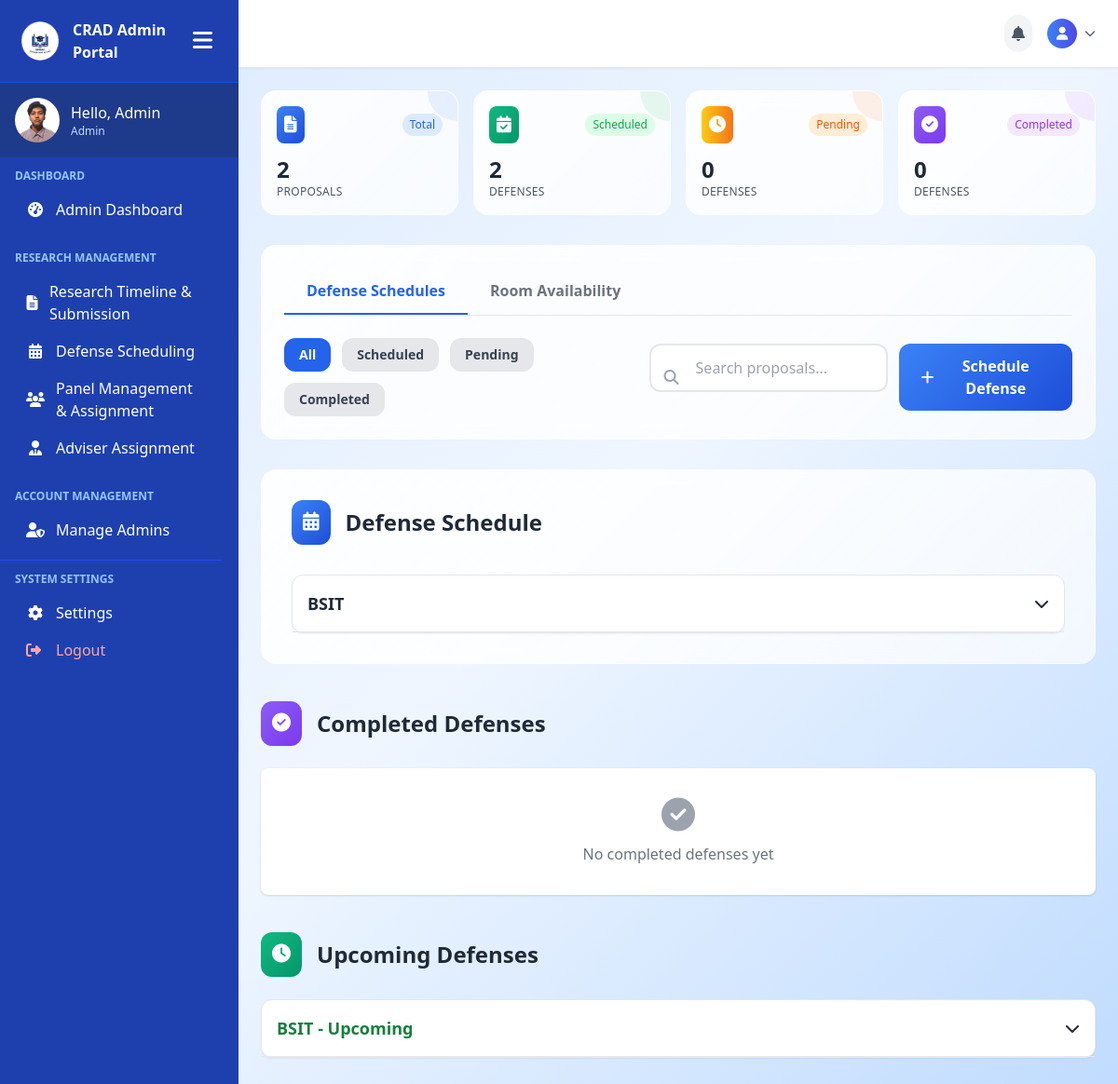
Screenshot of /admin-pages/admin-defense.php (signed in) with the database file from the repository.
### tables this page shows
CREATE TABLE `user_tbl` (
  `user_id` int(11) NOT NULL,
  `email` varchar(150) NOT NULL,
  `password` varchar(255) NOT NULL,
  `role` enum('Admin','Faculty','Student') NOT NULL DEFAULT 'Student',
  `created_at` timestamp NOT NULL DEFAULT current_timestamp()
);

CREATE TABLE `defense_schedules` (
  `id` int(11) NOT NULL,
  `group_id` int(11) DEFAULT NULL,
  `defense_date` date DEFAULT NULL,
  `start_time` time DEFAULT NULL,
  `end_time` time DEFAULT NULL,
  `room_id` int(11) DEFAULT NULL,
  `status` enum('scheduled','completed','cancelled','failed','passed') DEFAULT 'scheduled',
  `created_at` timestamp NOT NULL DEFAULT current_timestamp(),
  `defense_type` enum('pre_oral','final') DEFAULT 'pre_oral',
  `defense_result` enum('pending','passed','failed','redefense') DEFAULT 'pending',
  `parent_defense_id` int(11) DEFAULT NULL,
  `redefense_reason` text DEFAULT NULL,
  `is_redefense` tinyint(1) DEFAULT 0,
  `completed_at` timestamp NULL DEFAULT NULL
);

CREATE TABLE `groups` (
  `id` int(11) NOT NULL,
  `name` varchar(255) NOT NULL,
  `program` varchar(50) NOT NULL,
  `cluster_id` int(11) DEFAULT NULL,
  `join_code` varchar(10) DEFAULT NULL,
  `created_at` timestamp NOT NULL DEFAULT current_timestamp()
);

### admin-pages/admin-defense.php (the view, shortened to what the rows shown need)
<?php
include('../includes/connection.php');
$defense_query = "SELECT ds.*, g.name as group_name, g.program, c.cluster, r.room_name, r.building, p.title as proposal_title,
                 GROUP_CONCAT(CONCAT(pm.first_name, ' ', pm.last_name) SEPARATOR ', ') as panel_names
                 FROM defense_schedules ds
                 LEFT JOIN groups g ON ds.group_id = g.id
                 LEFT JOIN clusters c ON g.cluster_id = c.id
                 LEFT JOIN rooms r ON ds.room_id = r.id
                 LEFT JOIN proposals p ON g.id = p.group_id
                 LEFT JOIN defense_panel dp ON ds.id = dp.defense_id
                 LEFT JOIN panel_members pm ON dp.faculty_id = pm.id
                 GROUP BY ds.id
                 ORDER BY g.program, c.cluster, ds.defense_date, ds.start_time";
$defense_result = mysqli_query($conn, $defense_query);
$defense_by_program = [];
while ($schedule = mysqli_fetch_assoc($defense_result)) {
    $panel_query = "SELECT u.user_id, u.email, pm.id as panel_member_id
                   FROM defense_panel dp
                   JOIN user_tbl u ON dp.faculty_id = u.user_id
                   LEFT JOIN panel_members pm ON u.user_id = pm.id
                   WHERE dp.defense_id = '{$schedule['id']}'";
    $panel_result = mysqli_query($conn, $panel_query);
    $panel_members = [];
    while ($panel = mysqli_fetch_assoc($panel_result)) {
        $panel_members[] = $panel;
    }
    $schedule['panel_members'] = $panel_members;
    $program = $schedule['program'] ?: 'Unknown';
    $cluster = $schedule['cluster'] ?: 'No Cluster';
    $defense_by_program[$program][$cluster][] = $schedule;
}
$upcoming_query = "SELECT ds.*, g.name as group_name, g.program, c.cluster, p.title as proposal_title, r.room_name, r.building,
                 GROUP_CONCAT(CONCAT(pm.first_name, ' ', pm.last_name) SEPARATOR ', ') as panel_names
                FROM defense_schedules ds
                JOIN groups g ON ds.group_id = g.id
                LEFT JOIN clusters c ON g.cluster_id = c.id
                JOIN proposals p ON g.id = p.group_id
                LEFT JOIN rooms r ON ds.room_id = r.id
                LEFT JOIN defense_panel dp ON ds.id = dp.defense_id
                LEFT JOIN panel_members pm ON dp.faculty_id = pm.id
                WHERE CONCAT(ds.defense_date, ' ', ds.end_time) > NOW() AND ds.status = 'scheduled'
                GROUP BY ds.id
                ORDER BY g.program, c.cluster, ds.defense_date, ds.start_time";
$upcoming_result = mysqli_query($conn, $upcoming_query);
$upcoming_by_program = [];
while ($upcoming = mysqli_fetch_assoc($upcoming_result)) {
    $program = $upcoming['program'] ?: 'Unknown';
    $cluster = $upcoming['cluster'] ?: 'No Cluster';
    $upcoming_by_program[$program][$cluster][] = $upcoming;
}
?>
<!DOCTYPE html>
<html lang="en">
<head>
    <script src="https://cdn.tailwindcss.com"></script>
    <link rel="stylesheet" href="https://cdnjs.cloudflare.com/ajax/libs/font-awesome/6.0.0/css/all.min.css">
</head>
<body class="bg-gradient-to-br from-blue-100 via-blue-50 to-blue-200 text-gray-800 font-sans">
    <div class="min-h-screen flex">
        <?php include('../includes/admin-sidebar.php'); ?>
        <main class="flex-1 p-6 main-content">
            <div id="scheduleCards" class="stats-card rounded-2xl p-8 animate-scale-in">
                <div class="flex items-center mb-8">
                    <h2 class="text-2xl font-bold text-gray-800">Defense Schedule</h2>
                </div>
                <div class="space-y-6">
                    <?php foreach ($defense_by_program as $program => $clusters): ?>
                    <div class="bg-white rounded-xl shadow-sm border border-gray-200">
                        <div class="p-4 border-b border-gray-200 cursor-pointer" onclick="toggleProgram('<?php echo $program; ?>')">
                            <div class="flex items-center justify-between">
                                <h3 class="text-lg font-semibold text-gray-800"><?php echo $program; ?></h3>
                                <i class="fas fa-chevron-down transition-transform" id="icon-<?php echo $program; ?>"></i>
                            </div>
                        </div>
                    </div>
                    <?php endforeach; ?>
                </div>
            </div>
            <div class="flex items-center mt-10 mb-6">
                <h2 class="text-2xl font-bold text-gray-800">Completed Defenses</h2>
            </div>
            <div class="flex items-center mt-10 mb-6">
                <h2 class="text-2xl font-bold text-gray-800">Upcoming Defenses</h2>
            </div>
            <div class="space-y-6 mb-8 animate-fade-in">
                <?php foreach ($upcoming_by_program as $program => $clusters): ?>
                <div class="bg-white rounded-xl shadow-sm border border-gray-200">
                    <div class="p-4 border-b border-gray-200 cursor-pointer" onclick="toggleUpcomingProgram('<?php echo $program; ?>')">
                        <div class="flex items-center justify-between">
                            <h3 class="text-lg font-semibold text-green-700"><?php echo $program; ?> - Upcoming</h3>
                            <i class="fas fa-chevron-down transition-transform" id="upcoming-icon-<?php echo $program; ?>"></i>
                        </div>
                    </div>
                </div>
                <?php endforeach; ?>
            </div>
        </main>
    </div>
</body>
</html>

### includes/admin-sidebar.php (shortened to what the rows shown need)
<?php
include("../includes/connection.php");
$user_id = $_SESSION['user_id'];
$sql = "SELECT role FROM user_tbl WHERE user_id = ?";
$stmt = $conn->prepare($sql);
$stmt->bind_param("i", $user_id);
$stmt->execute();
$result = $stmt->get_result();
$user = $result->fetch_assoc();
$role = $user['role'];
$greeting = "Hello, " . match($role) {
    'admin' => 'Admin',
    'student' => 'Student',
    default => 'Admin'
};
?>
<!DOCTYPE html>
<html lang="en">
<head>
    <script src="https://cdn.tailwindcss.com"></script>
    <link rel="stylesheet" href="https://cdnjs.cloudflare.com/ajax/libs/font-awesome/6.5.0/css/all.min.css">
</head>
<body>
<div class="sidebar sidebar-transition bg-blue-800 text-white flex flex-col hidden md:flex h-screen w-64" id="sidebar">
    <div class="p-4 flex items-center space-x-3 bg-blue-900">
        <div>
            <p class="font-medium profile-name"><?php echo htmlspecialchars($greeting); ?></p>
            <p class="text-xs text-blue-200 profile-role"><?php echo htmlspecialchars($role); ?></p>
        </div>
    </div>
</div>
</body>
</html>

### rows the page displays
user_tbl: role "Hello, Admin", role "Admin"
defense_schedules: group.program "BSIT"

### other values shown
$total_proposals "2"
$scheduled_defenses "2"
$pending_defenses "0"
$completed_defenses "0"
